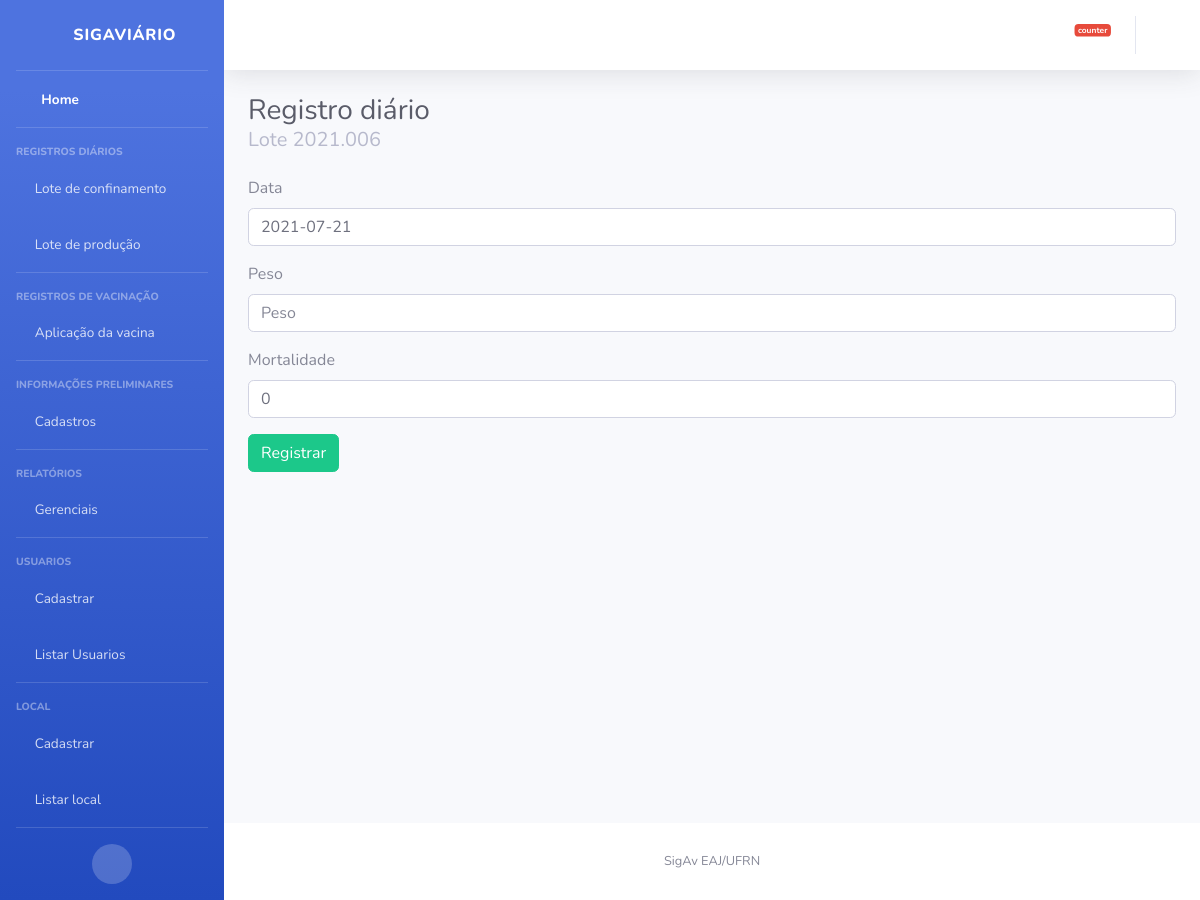
The page /lote/criar_registro_diario_lote/ on the database as committed earlier.
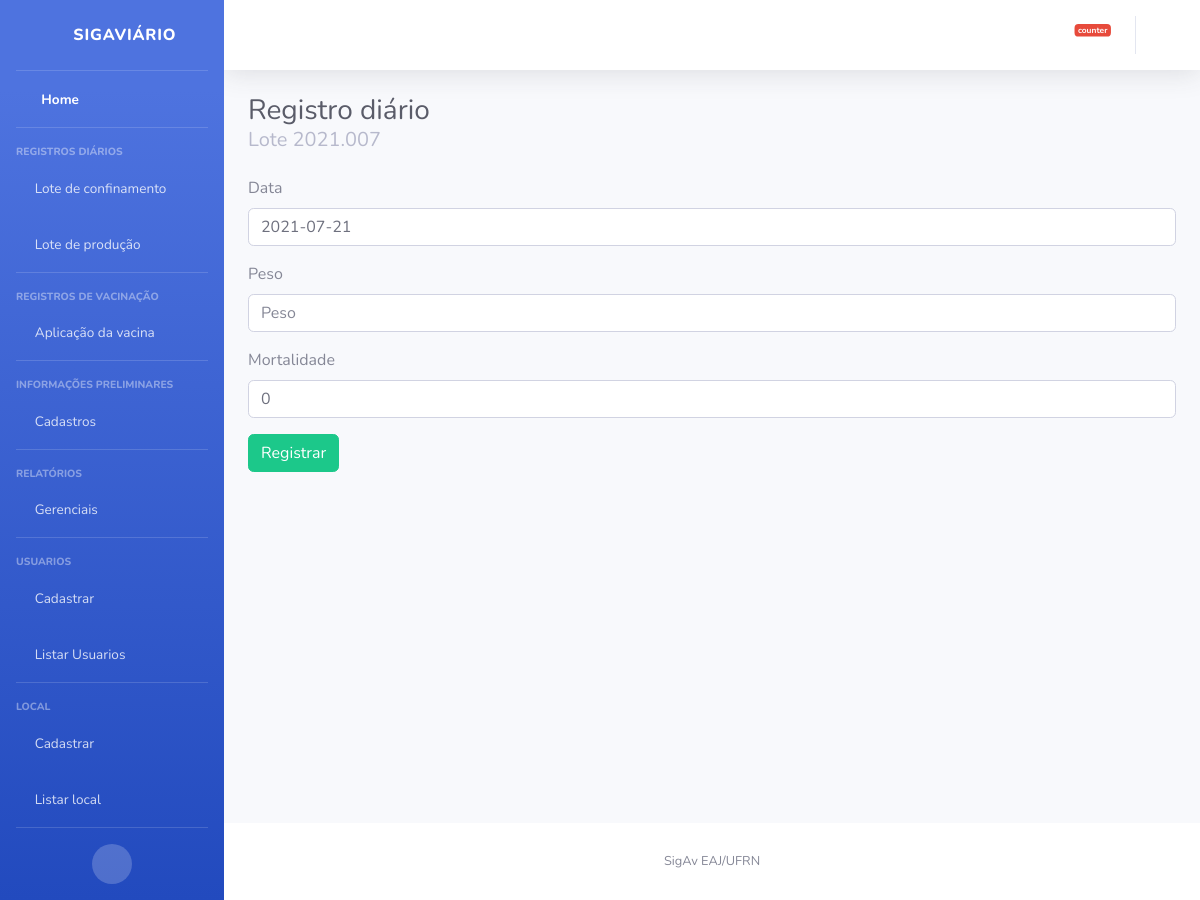
The same page on the database as committed later.
### lote/models.py (models this page shows)
class Lote(models.Model):
    codigo = models.CharField(max_length=50, unique=True)
    aptidao = models.CharField(max_length=1, choices=APTIDAO, default='B')
    data_chegada = models.DateField(default=date.today)
    localidade = models.CharField(max_length=200)
    quantidade_aves_chegada = models.PositiveIntegerField()
    quantidade_aves_final = models.PositiveIntegerField(null=True, blank=True)
    raca = models.CharField(max_length=1, choices=RACA)
    status = models.CharField(max_length=1, choices=STATUS, default='A')
    def __str__(self):
        return self.codigo
    class Meta:
        ordering = ('status','data_chegada',)

### lote/views.py (the view)
# urls.py: path('criar_registro_diario_lote/', views.criar_registro_diario, name='criar_registro_diario'),
def criar_registro_diario(request):
    lote_atual = buscar_lote_atual()
    if (request.method == "POST"):
        form = RegistroDiarioLoteForm(request.POST)
        if (form.is_valid()):
            registro_diario = Registro_diario_lote()
            registro_diario.data = form.cleaned_data['data']
            registro_diario.peso = form.cleaned_data['peso']
            registro_diario.mortalidade = form.cleaned_data['mortalidade']
            registro_diario.lote = lote_atual
            registro_diario.save()
            lote_atual.quantidade_aves_final = lote_atual.quantidade_aves_final - registro_diario.mortalidade
            lote_atual.save()
            return redirect('lote:detalhes')
    else:
        form = RegistroDiarioLoteForm()
    informacoes = {
        'form':form,
        'lote': lote_atual
    }
    return render(request, "lote/criar_registro_diario.html", informacoes)

### lote/forms.py (shortened to what this page needs)
class RegistroDiarioLoteForm(ModelForm):
    class Meta:
        model = Registro_diario_lote
        fields = ['data', 'peso', 'mortalidade']

### lote/views.py (called while the page is built)
def buscar_lote_atual():
    if (len(Lote.objects.filter(Q(status="A") | Q(status="B"))) > 0):
        return Lote.objects.filter(Q(status="A") | Q(status="B"))[0]
    else:
        return None

### templates/lote/criar_registro_diario.html (shortened to what this page needs)
{% extends "base.html" %}
{% block titulo %}
Registro diário
<p class="m-0 h5 font-weight-regular text-gray-500">Lote {{lote}}</p>
{% endblock %}
{% block conteudo %}
{% load bootstrap4 %}
        <form method="post">
          {% bootstrap_form form %}
            <input type="submit" class="btn btn-success" value="Registrar">
        </form>
{% endblock %}

Rows that differ between the two databases and show on the page:
no longer on this page (row edited): Lote: codigo "2021.006"
added Lote: codigo "2021.007"
